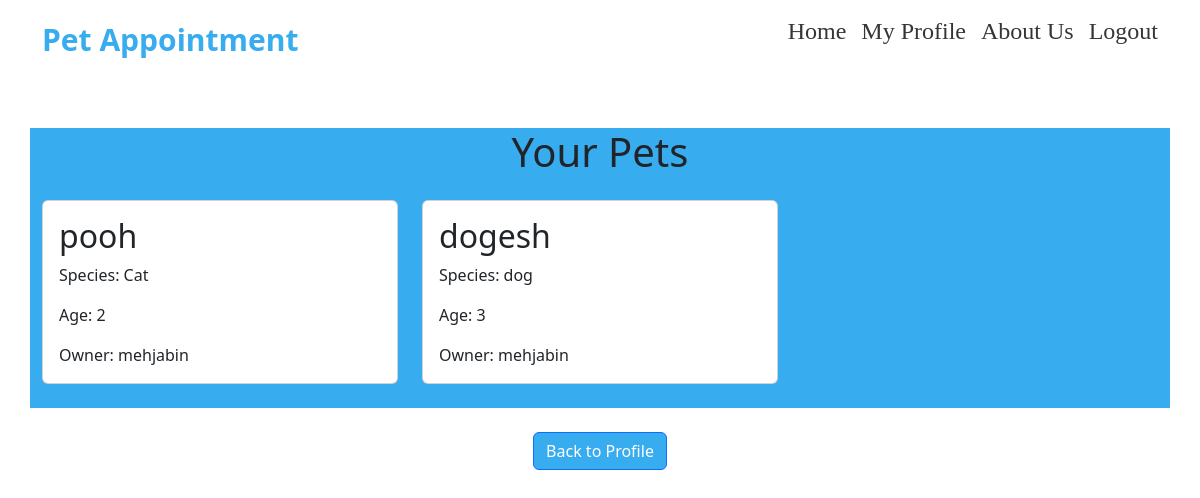
Screenshot of /petprofile/ (signed in) with the database file from the repository.
### shop/models.py (models this page shows, shortened)
class PetProfile(models.Model):
    owner = models.ForeignKey(User, on_delete=models.CASCADE)
    name = models.CharField(max_length=100)
    species = models.CharField(max_length=50)
    age = models.IntegerField()

### shop/views.py (the view)
# urls.py: path('petprofile/', views.petprofile, name='petprofile'),
@login_required(login_url='login')
def petprofile(request):
    pets = PetProfile.objects.filter(owner=request.user)
    return render(request, 'shop/petprofile.html', {'pets': pets})

### shop/templates/shop/petprofile.html (shortened to what this page needs)
{% extends "shop/base.html" %}
  {% block content %}
   <div class="container mt-5" style="background-color: #37acef;">
    <h1 class="text-center mb-4">Your Pets</h1>
    <div class="row">
        {% for pet in pets %}
            <div class="col-md-4 col-sm-6">
                <div class="card mb-4">
                    <div class="card-body" >
                        <h2 class="card-title">{{ pet.name }}</h2>
                        <p class="card-text">Species: {{ pet.species }}</p>
                        <p class="card-text">Age: {{ pet.age }}</p>
                        <p class="card-text">Owner: {{ pet.owner }}</p>
                    </div>
                </div>
            </div>
        {% endfor %}
    </div>
</div><br>
<div class="text-center">
  <a href="{% url 'profile' %}" class="btn btn-primary" style="background-color: #37acef;">Back to Profile</a>
</div>
  {% endblock %}

### rows the page displays
PetProfile: name "pooh", species "Cat", age "2", owner "mehjabin"
PetProfile: name "dogesh", species "dog", age "3", owner "mehjabin"
